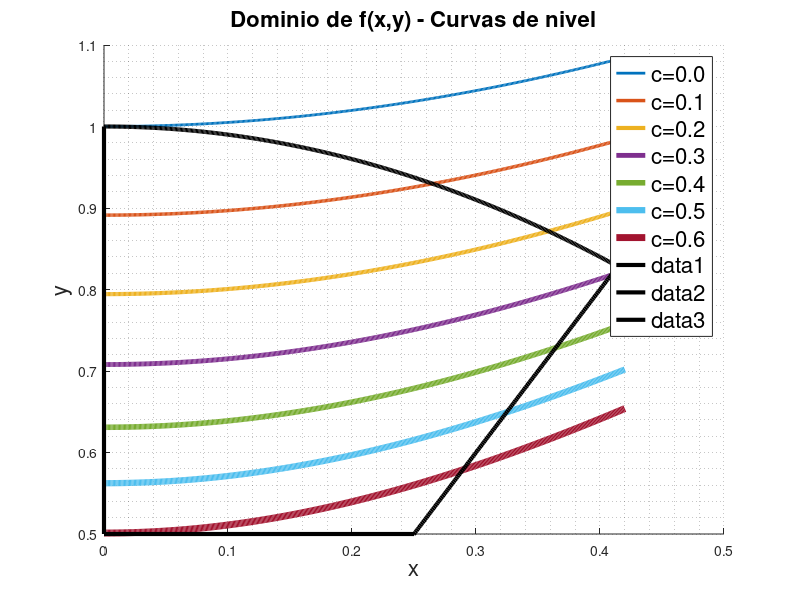

Write the MATLAB code that produced this figure.
close all
clear all


x = 0:0.001:0.42;
figure (1)
hold on
for c=0:0.1:0.6
  y = sqrt(10^(-c) + x.^2);
  plot(x,y, 'LineWidth',5*(c+0.4))
endfor
h = legend({'c=0.0','c=0.1','c=0.2','c=0.3','c=0.4','c=0.5','c=0.6'});      
set (h, "fontsize", 16);
y2=1-x.^2;
y3=2.*x;
y45=[0.5, 0.5, 1]; x45 = [0.25, 0,0] ;
ancho =3;
plot(x,y2,'k', 'LineWidth',ancho,x,y3,'k', 'LineWidth',ancho,x45,y45,'k', 'LineWidth',ancho)
axis([0 0.5 0.5 1.1])
xl=xlabel('x')
set (xl, "fontsize", 16);
yl=ylabel('y')
set (yl, "fontsize", 16);
tit = title('Dominio de f(x,y) - Curvas de nivel')
set (tit, "fontsize", 16);
grid minor


